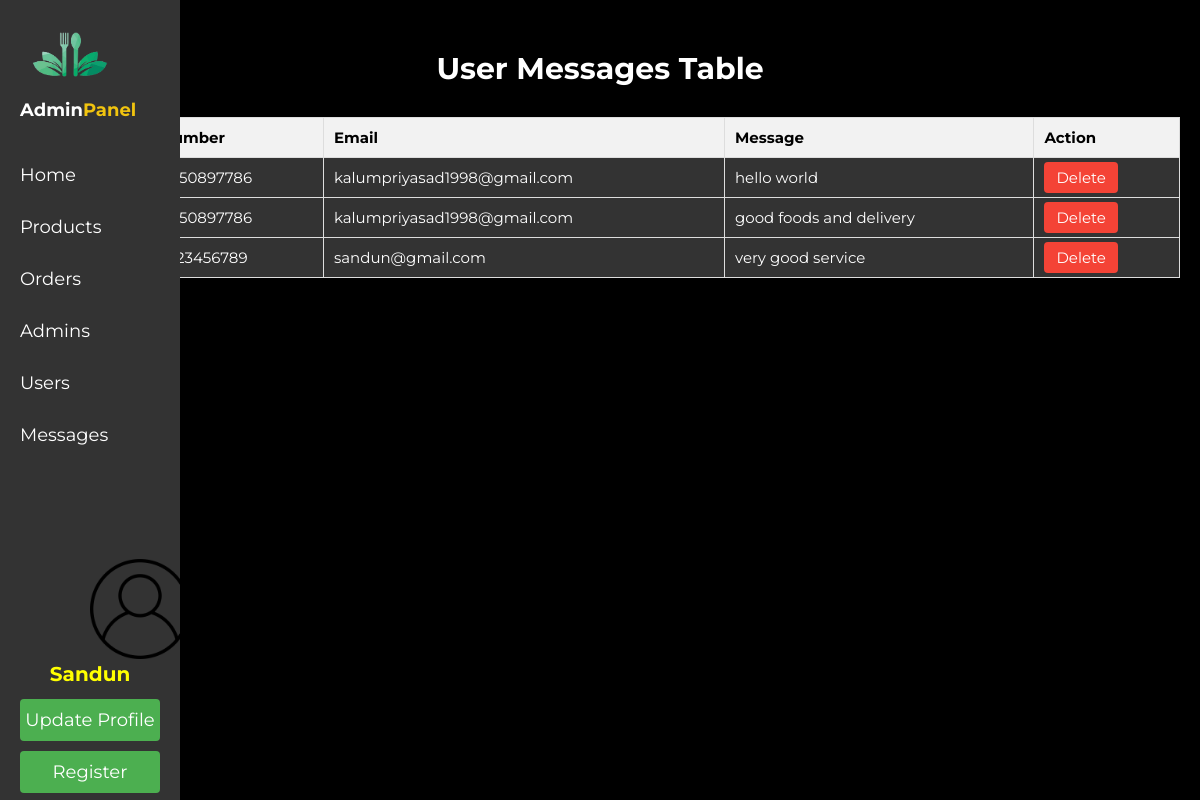
Screenshot of /admin/messages.php (signed in) with the database file from the repository.
### tables this page shows
CREATE TABLE `messages` (
  `id` int(100) NOT NULL,
  `user_id` int(100) NOT NULL,
  `name` varchar(100) NOT NULL,
  `email` varchar(100) NOT NULL,
  `number` varchar(12) NOT NULL,
  `message` varchar(500) NOT NULL
);

### admin/messages.php (the view, shortened to what this page needs)
<?php
include '../components/connect.php';
?>
<!DOCTYPE html>
<html lang="en">
<head>
   <link rel="stylesheet" href="https://cdnjs.cloudflare.com/ajax/libs/font-awesome/6.1.1/css/all.min.css">
   <link rel="stylesheet" href="../css/admin_style.css">
</head>
<body style="background-size: cover; background-position: center; background-repeat: no-repeat;">
<?php include '../components/admin_header.php' ?>
<section class="messages">
   <h1 class="heading">User Messages Table</h1>
   <table>
      <thead>
         <tr>
            <th>Name</th>
            <th>Number</th>
            <th>Email</th>
            <th>Message</th>
            <th>Action</th>
         </tr>
      </thead>
      <tbody>
         <?php
            $select_messages = $conn->prepare("SELECT * FROM `messages`");
            $select_messages->execute();
            if($select_messages->rowCount() > 0){
               while($fetch_messages = $select_messages->fetch(PDO::FETCH_ASSOC)){
         ?>
         <tr>
            <td><?= $fetch_messages['name']; ?></td>
            <td><?= $fetch_messages['number']; ?></td>
            <td><?= $fetch_messages['email']; ?></td>
            <td><?= $fetch_messages['message']; ?></td>
            <td><a href="messages.php?delete=<?= $fetch_messages['id']; ?>" class="delete-btn" onclick="return confirm('Delete this message?');">Delete</a></td>
         </tr>
         <?php
               }
            }else{
               echo '<tr><td colspan="5" class="empty">No messages available</td></tr>';
            }
         ?>
      </tbody>
   </table>
</section>
</body>
</html>

### components/admin_header.php (shortened to what this page needs)
<!DOCTYPE html>
<html lang="en">
<head>
</head>
<body>
<nav class="navbar">
<img src="images/Foodery.png" width="100" height="100" alt="Logo">
<a href="dashboard.php" class="logo">Admin<span>Panel</span></a><br>
    <a href="dashboard.php">Home</a>
    <a href="products.php">Products</a>
    <a href="placed_orders.php">Orders</a>
    <a href="admin_accounts.php">Admins</a>
    <a href="users_accounts.php">Users</a>
    <a href="messages.php">Messages</a>
<br>
      <div class="profile" id="profile-section">
      <img src="images/user-icon.png" width="100" height="100" alt="Logo">
         <?php
            $select_profile = $conn->prepare("SELECT * FROM `admin` WHERE id = ?");
            $select_profile->execute([$admin_id]);
            $fetch_profile = $select_profile->fetch(PDO::FETCH_ASSOC);
         ?>
         <p><h2><?= $fetch_profile['name']; ?></h2></p>
         <br>
         <div class="flex-btn">
         <a href="update_profile.php" class="option-btn">Update Profile</a>
            <a href="register_admin.php" class="option-btn">Register</a>
         </div>
      </div>
</nav>
</body>
</html>

### css/admin_style.css (style rules this page uses)
:root { --main-color:#4834d4; --red:#e74c3c; --orange:#f39c12; --black:#34495e; --white:#fff; --light-bg:#f5f5f5; --light-color:#999; --border:.2rem solid var(--black); --box-shadow:0 .5rem 1rem rgba(0,0,0,.1); }
* { font-family: 'Montserrat', sans-serif; margin:0; padding:0; box-sizing: border-box; text-decoration: none; outline: none; border:none; }
html { font-size: 62.5%; overflow-x: hidden; }
body { background-color: var(--light-bg); }
section { max-width: 1200px; margin:0 auto; padding:2rem; }
.heading { text-align: center; margin-bottom: 2rem; text-transform: capitalize; color:#ffffff; font-size: 3rem; }

### admin/messages.php (style rules this page uses)
body { background-color:black; }
.messages { padding: 20px; }
.messages h1 { color: white; margin:30px; }
.heading { text-align: center; }
table { width: 100%; border-collapse: collapse; }
th, td { padding: 10px; border: 1px solid #ddd; text-align: left; background: #333; color:white; font-size:15px; }
th { background-color: #f2f2f2; color:black; }
tr:nth-child(even) { background-color: #f9f9f9; }
.delete-btn { padding: 6px 12px; border: none; border-radius: 4px; cursor: pointer; background-color: #f44336; color: white; text-decoration: none; }

### components/admin_header.php (style rules this page uses)
.logo { color: white; text-decoration: none; font-size: 1.5em; font-weight: bold; margin-right: 20px; }
.logo span { color: #f1c40f; }
.navbar { position: fixed; left: 0; top: 0; height: 100%; background: #333; padding: 20px; display: flex; flex-direction: column; justify-content: flex-start; width:15% }
.navbar a { color: white; text-decoration: none; margin-bottom: 10px; display: block; padding: 10px 0; font-size: large; }
.navbar .profile h2 { color:Yellow; text-align:center; font-size:20px }
.navbar .profile img { margin:80px 20px 0px 70px; }
.option-btn, .delete-btn { padding: 6px 12px; border: none; border-radius: 4px; cursor: pointer; text-decoration: none; text-align:center; }
.option-btn { background-color: #4caf50; color: white; }
.delete-btn { background-color: #f44336; color: white; }

### rows the page displays
messages: number "0750897786", email "kalumpriyasad1998@gmail.com", message "hello world"
messages: number "0750897786", email "kalumpriyasad1998@gmail.com", message "good foods and delivery"
messages: number "0123456789", email "sandun@gmail.com", message "very good service"

### other values shown
$fetch_profile['name'] "Sandun"
